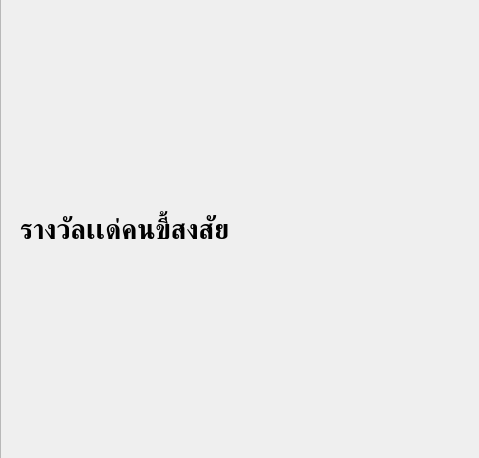
<?xml version="1.0" encoding="UTF-8"?>
<ui version="4.0">
 <class>Dialog</class>
 <widget class="QDialog" name="Dialog">
  <property name="geometry">
   <rect>
    <x>0</x>
    <y>0</y>
    <width>479</width>
    <height>458</height>
   </rect>
  </property>
  <property name="minimumSize">
   <size>
    <width>479</width>
    <height>458</height>
   </size>
  </property>
  <property name="maximumSize">
   <size>
    <width>479</width>
    <height>458</height>
   </size>
  </property>
  <property name="windowTitle">
   <string>Help!</string>
  </property>
  <property name="windowIcon">
   <iconset resource="icons.qrc">
    <normaloff>:/turntable_icons/icons/window_icon.png</normaloff>:/turntable_icons/icons/window_icon.png</iconset>
  </property>
  <widget class="QFrame" name="frame">
   <property name="geometry">
    <rect>
     <x>0</x>
     <y>-10</y>
     <width>481</width>
     <height>471</height>
    </rect>
   </property>
   <property name="minimumSize">
    <size>
     <width>481</width>
     <height>471</height>
    </size>
   </property>
   <property name="maximumSize">
    <size>
     <width>481</width>
     <height>471</height>
    </size>
   </property>
   <property name="styleSheet">
    <string notr="true">.QFrame{
background-image:url(:/turntable_icons/icons/cat-memes-pictures.jpg);
background-repeat: no-repeat;
background-size: 50%;
}</string>
   </property>
   <property name="frameShape">
    <enum>QFrame::StyledPanel</enum>
   </property>
   <property name="frameShadow">
    <enum>QFrame::Raised</enum>
   </property>
   <widget class="QLabel" name="label">
    <property name="geometry">
     <rect>
      <x>20</x>
      <y>220</y>
      <width>321</width>
      <height>41</height>
     </rect>
    </property>
    <property name="font">
     <font>
      <family>Bahnschrift</family>
      <pointsize>20</pointsize>
      <weight>75</weight>
      <bold>true</bold>
      <strikeout>false</strikeout>
     </font>
    </property>
    <property name="styleSheet">
     <string notr="true">QLabel {
    color: black;
}</string>
    </property>
    <property name="text">
     <string>รางวัลเเด่คนขี้สงสัย</string>
    </property>
   </widget>
  </widget>
 </widget>
 <resources>
  <include location="icons.qrc"/>
 </resources>
 <connections/>
</ui>
